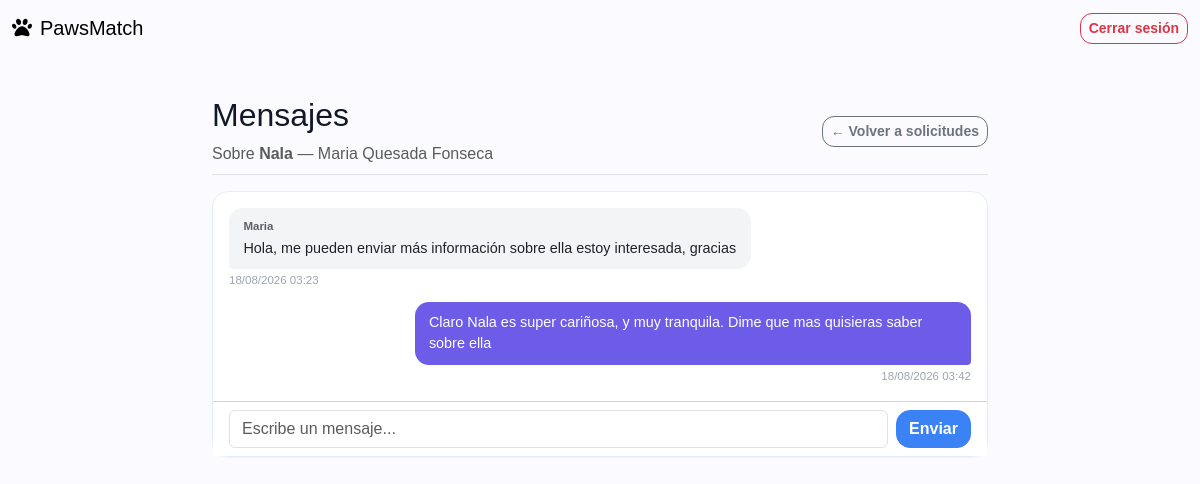
Page /mensajes.php?solicitud=7 (signed in) on the committed database.
### tables this page shows
CREATE TABLE `solicitudes` (
  `id_solicitud` int NOT NULL AUTO_INCREMENT,
  `id_adoptante` int NOT NULL,
  `id_mascota` int NOT NULL,
  `fecha_solicitud` timestamp NULL DEFAULT CURRENT_TIMESTAMP,
  `estado` enum('PENDIENTE','EN_REVISION','APROBADA','RECHAZADA','CANCELADA') DEFAULT 'PENDIENTE',
  `motivo` text,
  `observaciones_refugio` text,
  `fecha_respuesta` datetime DEFAULT NULL,
  PRIMARY KEY (`id_solicitud`),
  KEY `fk_solicitud_adoptante` (`id_adoptante`),
  KEY `fk_solicitud_mascota` (`id_mascota`),
  CONSTRAINT `fk_solicitud_adoptante` FOREIGN KEY (`id_adoptante`) REFERENCES `adoptantes` (`id_adoptante`),
  CONSTRAINT `fk_solicitud_mascota` FOREIGN KEY (`id_mascota`) REFERENCES `mascotas` (`id_mascota`)
);

CREATE TABLE `mascotas` (
  `id_mascota` int NOT NULL AUTO_INCREMENT,
  `id_refugio` int NOT NULL,
  `nombre` varchar(100) NOT NULL,
  `especie` varchar(50) NOT NULL,
  `raza` varchar(100) DEFAULT NULL,
  `edad` int DEFAULT NULL,
  `sexo` enum('MACHO','HEMBRA') DEFAULT NULL,
  `tamano` enum('PEQUENO','MEDIANO','GRANDE') DEFAULT NULL,
  `descripcion` text,
  `historia` text,
  `estado_salud` text,
  `vacunado` tinyint(1) DEFAULT '0',
  `esterilizado` tinyint(1) DEFAULT '0',
  `compatible_ninos` tinyint(1) DEFAULT '0',
  `compatible_animales` tinyint(1) DEFAULT '0',
  `nivel_energia` enum('BAJO','MEDIO','ALTO') DEFAULT NULL,
  `estado` enum('DISPONIBLE','EN_PROCESO','ADOPTADO','INACTIVO') DEFAULT 'DISPONIBLE',
  `foto` varchar(255) DEFAULT NULL,
  `fecha_registro` timestamp NULL DEFAULT CURRENT_TIMESTAMP,
  PRIMARY KEY (`id_mascota`),
  KEY `fk_mascota_refugio` (`id_refugio`),
  CONSTRAINT `fk_mascota_refugio` FOREIGN KEY (`id_refugio`) REFERENCES `refugios` (`id_refugio`)
);

CREATE TABLE `usuarios` (
  `id_usuario` int NOT NULL AUTO_INCREMENT,
  `id_rol` int NOT NULL,
  `nombre` varchar(100) NOT NULL,
  `apellidos` varchar(150) NOT NULL,
  `correo` varchar(150) NOT NULL,
  `contrasena` varchar(255) NOT NULL,
  `telefono` varchar(20) DEFAULT NULL,
  `estado` enum('ACTIVO','INACTIVO') DEFAULT 'ACTIVO',
  `fecha_registro` timestamp NULL DEFAULT CURRENT_TIMESTAMP,
  PRIMARY KEY (`id_usuario`),
  UNIQUE KEY `correo` (`correo`),
  KEY `fk_usuario_rol` (`id_rol`),
  CONSTRAINT `fk_usuario_rol` FOREIGN KEY (`id_rol`) REFERENCES `roles` (`id_rol`)
);

CREATE TABLE `mensajes` (
  `id_mensaje` int NOT NULL AUTO_INCREMENT,
  `id_remitente` int NOT NULL,
  `id_destinatario` int NOT NULL,
  `id_solicitud` int DEFAULT NULL,
  `mensaje` text NOT NULL,
  `fecha_envio` timestamp NULL DEFAULT CURRENT_TIMESTAMP,
  `leido` tinyint(1) DEFAULT '0',
  PRIMARY KEY (`id_mensaje`),
  KEY `fk_mensaje_remitente` (`id_remitente`),
  KEY `fk_mensaje_destinatario` (`id_destinatario`),
  KEY `fk_mensaje_solicitud` (`id_solicitud`),
  CONSTRAINT `fk_mensaje_destinatario` FOREIGN KEY (`id_destinatario`) REFERENCES `usuarios` (`id_usuario`),
  CONSTRAINT `fk_mensaje_remitente` FOREIGN KEY (`id_remitente`) REFERENCES `usuarios` (`id_usuario`),
  CONSTRAINT `fk_mensaje_solicitud` FOREIGN KEY (`id_solicitud`) REFERENCES `solicitudes` (`id_solicitud`)
);

### php/models/Mensaje.php (called while the page is built, shortened)
<?php
class Mensaje
{
    public static function obtenerParticipantes(PDO $conexion, int $idSolicitud): ?array
    {
        $stmt = $conexion->prepare("
            SELECT
                s.id_solicitud, m.nombre AS mascota,
                ua.id_usuario AS id_usuario_adoptante, ua.nombre AS adoptante_nombre, ua.apellidos AS adoptante_apellidos,
                ur.id_usuario AS id_usuario_refugio, r.nombre_refugio
            FROM solicitudes s
            INNER JOIN mascotas m ON s.id_mascota = m.id_mascota
            INNER JOIN refugios r ON m.id_refugio = r.id_refugio
            INNER JOIN usuarios ur ON r.id_usuario = ur.id_usuario
            INNER JOIN adoptantes a ON s.id_adoptante = a.id_adoptante
            INNER JOIN usuarios ua ON a.id_usuario = ua.id_usuario
            WHERE s.id_solicitud = :id
            LIMIT 1
        ");
        $stmt->execute([":id" => $idSolicitud]);
        return $stmt->fetch(PDO::FETCH_ASSOC) ?: null;
    }
    public static function listarPorSolicitud(PDO $conexion, int $idSolicitud): array
    {
        $stmt = $conexion->prepare("
            SELECT msg.*, u.nombre AS remitente_nombre
            FROM mensajes msg
            INNER JOIN usuarios u ON msg.id_remitente = u.id_usuario
            WHERE msg.id_solicitud = :id_solicitud
            ORDER BY msg.fecha_envio ASC
        ");
        $stmt->execute([":id_solicitud" => $idSolicitud]);
        return $stmt->fetchAll(PDO::FETCH_ASSOC);
    }
}

### php/views/mensajes/conversacion.php (the view, shortened to what this page needs)
<div class="d-flex justify-content-between flex-wrap flex-md-nowrap align-items-center pt-3 pb-2 mb-3 border-bottom">
    <div>
        <h1 class="h2">Mensajes</h1>
        <p class="text-muted mb-0">
            Sobre <strong><?php echo htmlspecialchars($info['mascota']); ?></strong>
            — <?php echo htmlspecialchars($otroParticipante); ?>
        </p>
    </div>
    <a href="<?php echo htmlspecialchars($volverA); ?>" class="btn btn-outline-secondary btn-sm">← Volver a solicitudes</a>
</div>
<div class="card">
    <div class="card-body" style="max-height:60vh;overflow-y:auto;display:flex;flex-direction:column;gap:.8rem;">
        <?php if (empty($mensajes)): ?>
            <p class="text-muted text-center py-4 mb-0">Todavía no hay mensajes. Escribe el primero.</p>
        <?php else: ?>
            <?php foreach ($mensajes as $m): ?>
                <?php $esMio = (int) $m['id_remitente'] === (int) $_SESSION['id_usuario']; ?>
                <div style="align-self:<?php echo $esMio ? 'flex-end' : 'flex-start'; ?>;max-width:75%;">
                    <div style="background:<?php echo $esMio ? '#6c5ce7' : '#f3f4f6'; ?>;color:<?php echo $esMio ? '#fff' : '#1f2328'; ?>;padding:.6rem .9rem;border-radius:14px;<?php echo $esMio ? 'border-bottom-right-radius:4px;' : 'border-bottom-left-radius:4px;'; ?>">
                        <?php if (!$esMio): ?>
                            <div style="font-size:.72rem;font-weight:700;opacity:.7;margin-bottom:.15rem;"><?php echo htmlspecialchars($m['remitente_nombre']); ?></div>
                        <?php endif; ?>
                        <div style="font-size:.9rem;white-space:pre-wrap;"><?php echo htmlspecialchars($m['mensaje']); ?></div>
                    </div>
                    <div style="font-size:.72rem;color:#9ca3af;margin-top:.2rem;text-align:<?php echo $esMio ? 'right' : 'left'; ?>;">
                        <?php echo htmlspecialchars(date('d/m/Y H:i', strtotime($m['fecha_envio']))); ?>
                    </div>
                </div>
            <?php endforeach; ?>
        <?php endif; ?>
    </div>
    <div class="card-footer bg-white">
        <form action="php/enviar_mensaje.php" method="POST" class="d-flex gap-2">
            <input type="text" name="mensaje" class="form-control" placeholder="Escribe un mensaje..." required autofocus>
            <button type="submit" class="btn btn-primary">Enviar</button>
        </form>
    </div>
</div>

### css/adoptante.css (style rules this page uses)
:root { --primary-color: #3b82f6; --primary-dark: #1d4ed8; --primary-soft: #dbeafe; --secondary-color: #60a5fa; --accent-color: #facc15; --success-color: #10b981; --danger-color: #ef4444; --pink: #ec4899; --light-bg: #fbfaff; --dark-text: #111827; --light-text: #6b7280; --border-soft: #e5edfb; --shadow: 0 18px 40px rgba(17, 24, 39, 0.08); --shadow-soft: 0 12px 30px rgba(59, 130, 246, 0.15); }
body { font-family: 'Poppins', sans-serif; background-color: var(--light-bg); color: var(--dark-text); }
.card { border: 1px solid var(--border-soft); border-radius: 16px; box-shadow: 0 1px 2px rgba(17,24,39,.04); }
.btn-primary { background-color: var(--primary-color); border-color: var(--primary-color); border-radius: 14px; font-weight: 700; }
.btn-outline-primary, .btn-outline-danger, .btn-outline-secondary { border-radius: 12px; font-weight: 600; }

### rows in the picture
solicitudes: id_mascota.nombre "Nala", usuarios.id_usuario+nombre+apellidos "Maria Quesada Fonseca"
mensajes: id_remitente.nombre "Maria", mensaje "Hola, me pueden enviar más información sobre ella estoy interesada, gracias", fecha_envio "18/08/2026 03:23"
mensajes: mensaje "Claro Nala es super cariñosa, y muy tranquila. Dime que mas quisieras saber sobre ella", fecha_envio "18/08/2026 03:42"
